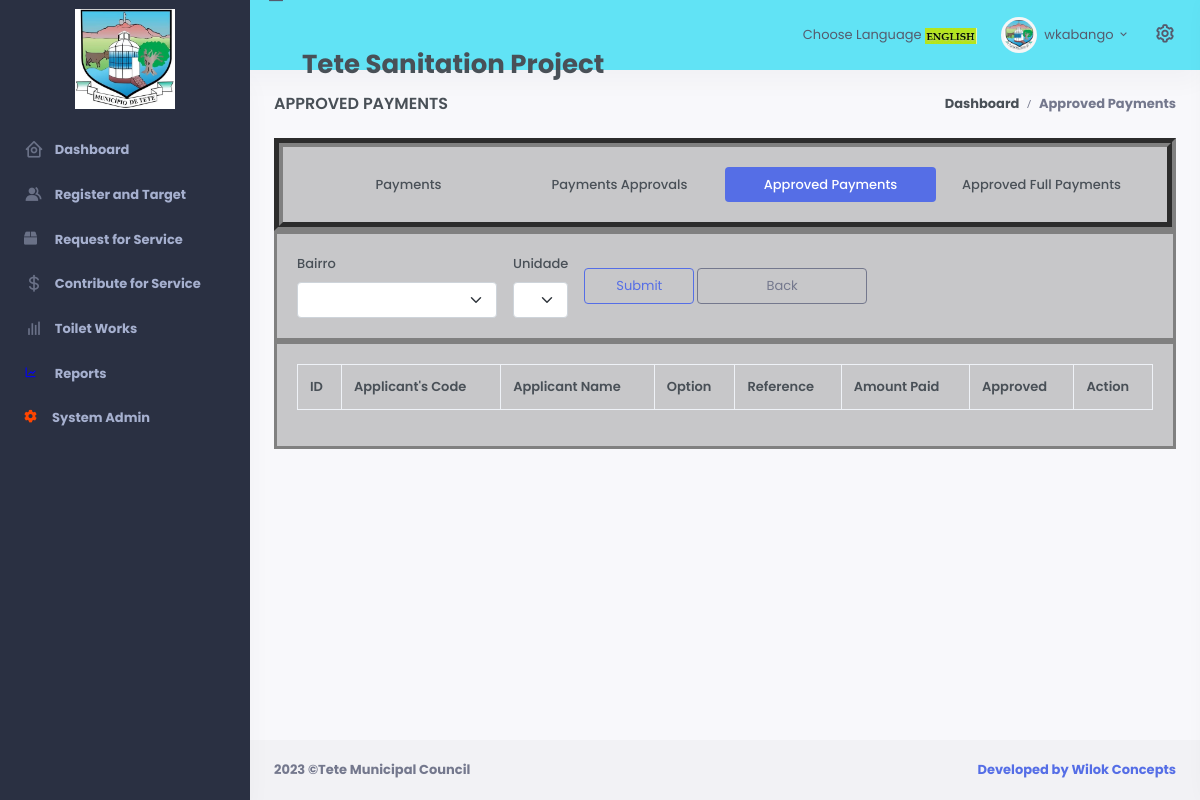
The page /contribute_for_service_app_pymnts.php (signed in) on the database its author committed.
### tables this page shows
CREATE TABLE `app_parameters` (
  `id` char(2) NOT NULL,
  `pname` varchar(20) DEFAULT NULL,
  `pvalue` varchar(50) DEFAULT NULL,
  PRIMARY KEY (`id`)
);

### contribute_for_service_app_pymnts.php (the view, shortened to what the rows shown need)
<?php include 'layouts/head-main.php'; ?>
<head>
    <?php include 'layouts/head-style.php'; ?>
    <link href="assets/libs/datatables.net-bs4/css/dataTables.bootstrap4.min.css" rel="stylesheet" type="text/css" />
    <link href="assets/libs/datatables.net-buttons-bs4/css/buttons.bootstrap4.min.css" rel="stylesheet" type="text/css" />
    <link href="assets/libs/datatables.net-responsive-bs4/css/responsive.bootstrap4.min.css" rel="stylesheet" type="text/css" />
<link rel="stylesheet" href="https://cdn.datatables.net/1.10.22/css/jquery.dataTables.min.css" />
</head>
<?php include 'layouts/body.php'; ?>
<div id="layout-wrapper">
    <?php include 'layouts/menu.php'; ?>
    <div class="main-content">
        <div class="page-content">
            <div class="container-fluid">
                <div class="row">
                    <div class="col-xl-12">
                        <div class="card1">
                                <div class="tab-pane active" id="home-1" role="tabpanel">
                                    <p class="mb-0">
                                        <div class="row">
                                            <div class="col-12">
                                                <div class="card-border">
                                                <div class="card-body">
                                                        <table id="datatable" class="table table-bordered dt-responsive  nowrap w-100">
                                                            <thead>
                                                                <tr>
                                                                    <th><?php echo $language["ID"]?></th>
                                                                    <th><?php echo $language["Applicant_Code"]?></th>
                                                                    <th><?php echo $language["Applicant_Name"]?></th>
                                                                    <th><?php echo $language["Option"]?></th>
                                                                    <th><?php echo $language["Reference"]?></th>
                                                                    <th><?php echo $language["Amount_Paid"]?></th>
                                                                    <th><?php echo $language["Approved"]?></th>
                                                                    <th><?php echo $language["Action"]?></th>
                                                                </tr>
                                                            </thead>
                                                        </table>
                                                        </p>
                                                    </div>
                                                </div>
                                            </div>
                                        </div>
                                </div>
                            </div>
                        </div>
                    </div>
        <?php include 'layouts/footer.php'; ?>
</body>
</html>

### layouts/vertical-menu.php (shortened to what the rows shown need)
<header id="page-topbar">
    <div class="navbar-header">
        <div class="d-flex">
            <div class = "row">
                <?php include_once 'layouts/config.php';
                    $result = mysqli_query($link, "SELECT pvalue FROM app_parameters where id = '01'");
                    $row = mysqli_fetch_assoc($result);
                    $pvalue = $row['pvalue'];
                ?>
                <br></br><br></br>
                <span><h2><b><?php echo" "; echo $pvalue;?></h2></span>
            </div>
        </div>
    </div>
</header>

### layouts/footer.php (shortened to what the rows shown need)
<footer class="footer">
    <div class="container-fluid">
        <div class="row">
            <div class="col-sm-6">
            <?php include_once 'layouts/config.php';
                $result = mysqli_query($link, "SELECT pvalue FROM app_parameters where id = '02'");
                $row = mysqli_fetch_assoc($result);
                $pvalue = $row['pvalue'];
            ?>
                <script>document.write(new Date().getFullYear())</script> ©<?php echo $pvalue?>
            </div>
            <div class="col-sm-6">
                <div class="text-sm-end d-none d-sm-block">
                </div>
            </div>
        </div>
    </div>
</footer>

### rows shown on the page
app_parameters: pvalue "Tete Sanitation Project"
app_parameters: pvalue "Tete Municipal Council"

### other values the page prints
$language["Select_Language"] "Choose Language"
lcfirst($_SESSION["username"]) "wkabango"
$language["Dashboard"] "Dashboard"
$language["Register_and_Target"] "Register and Target"
$language["Request_for_Service"] "Request for Service"
$language["Contribute_for_Service"] "Contribute for Service"
$language["OSS_Works"] "Toilet Works"
$language["Project_Reports"] "Reports"
$language["System_Admin"] "System Admin"
$language["Approved_Payments"] "APPROVED PAYMENTS"
$language["Approved_Payments"] "Approved Payments"
$language["Payments"] "Payments"
$language["Payments_Approvals"] "Payments Approvals"
$language["Approved_Full_Payments"] "Approved Full Payments"
$language["Bairro"] "Bairro"
